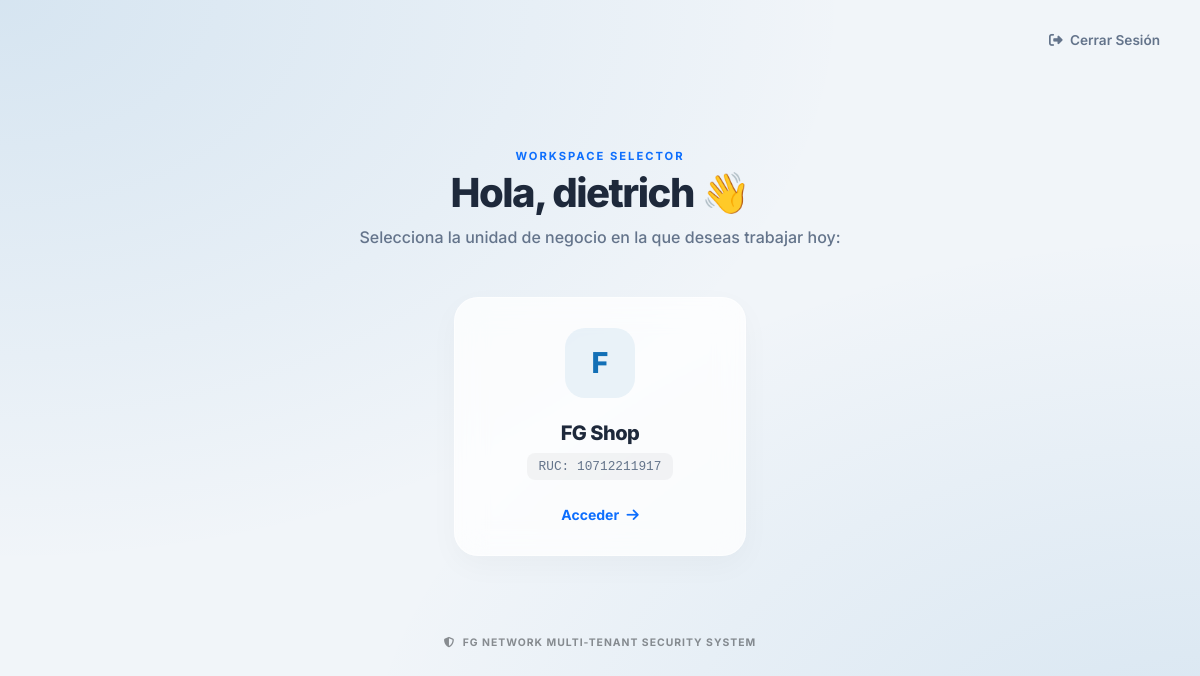
The app's page / (signed in) with its own data.
### core/models.py (models this page shows, shortened)
class Usuario(AbstractUser):
    empresa_actual = models.ForeignKey(Empresa, on_delete=models.SET_NULL, null=True, blank=True, related_name='usuarios_activos')
    rol = models.ForeignKey(Rol, on_delete=models.PROTECT, null=True)
    empresas_permitidas = models.ManyToManyField(Empresa, related_name='personal')

class Empresa(models.Model):
    nombre = models.CharField(max_length=100)
    ruc = models.CharField(max_length=11, unique=True)
    estado = models.BooleanField(default=True)
    fecha_creacion = models.DateTimeField(auto_now_add=True)
    logo = models.ImageField(upload_to='logos/', null=True, blank=True)
    direccion = models.TextField(null=True, blank=True)
    telefono = models.CharField(max_length=20, null=True, blank=True)
    correo = models.EmailField(null=True, blank=True)

### core/views.py (the view)
# urls.py: path('', views.seleccionar_empresa, name='seleccionar_empresa'),
@login_required
def seleccionar_empresa(request):
    empresas = request.user.empresas_permitidas.all()
    if request.method == 'POST':
        empresa_id = request.POST.get('empresa_id')
        empresa = Empresa.objects.get(id=empresa_id)
        request.session['empresa_id'] = empresa.id
        request.session['empresa_nombre'] = empresa.nombre
        return redirect('dashboard') # Redirigir al dashboard una vez seleccionada
    return render(request, 'core/seleccionar_empresa.html', {'empresas': empresas})

### core/context_processors.py (called while the page is built)
def global_context(request):
    context = {
        'n_count': 0,
        'n_alertas': [],
        'user_permisos': {}
    }
    if request.user.is_authenticated:
        emp_id = request.session.get('empresa_id')
        if emp_id:
            context['n_count'] = Notificacion.objects.filter(empresa_id=emp_id, leida=False).count()
            context['n_alertas'] = Notificacion.objects.filter(empresa_id=emp_id, leida=False)[:5]
        if hasattr(request.user, 'rol') and request.user.rol:
            context['user_permisos'] = request.user.rol.permisos
    return context

### core/templates/core/seleccionar_empresa.html (shortened to what this page needs)
<!DOCTYPE html>
<html lang="es">
<head>
    <link href="https://cdn.jsdelivr.net/npm/bootstrap@5.3.0/dist/css/bootstrap.min.css" rel="stylesheet">
    <link rel="stylesheet" href="https://cdnjs.cloudflare.com/ajax/libs/font-awesome/6.4.2/css/all.min.css">
</head>
<body>
    <a href="{% url 'logout' %}" class="logout-link">
        <i class="fa-solid fa-right-from-bracket me-1"></i> Cerrar Sesión
    </a>
    <div class="container">
        <div class="row justify-content-center">
            <div class="col-lg-10 text-center">
                <div class="header-section">
                    <p class="mb-1 text-primary fw-bold text-uppercase" style="letter-spacing: 2px; font-size: 0.7rem;">Workspace Selector</p>
                    <h2>Hola, {{ user.username }} 👋</h2>
                    <p>Selecciona la unidad de negocio en la que deseas trabajar hoy:</p>
                </div>
                <form method="POST" class="row g-4 justify-content-center">
                {% for empresa in empresas %}
                <div class="col-md-4 col-sm-6">
                    <button type="submit" name="empresa_id" value="{{ empresa.id }}" class="btn-invisible">
                        <div class="card-empresa">
                            <div class="empresa-avatar">
                                {% if empresa.logo %}
                                    <img src="{{ empresa.logo.url }}" alt="Logo {{ empresa.nombre }}"
                                        style="width: 100%; height: 100%; object-fit: contain; padding: 5px;">
                                {% else %}
                                    {{ empresa.nombre|slice:":1"|upper }}
                                {% endif %}
                            </div>
                            <div class="empresa-nombre">{{ empresa.nombre }}</div>
                            <div class="empresa-ruc">RUC: {{ empresa.ruc }}</div>
                            <div class="mt-4 text-primary small fw-bold">
                                Acceder <i class="fa-solid fa-arrow-right ms-1"></i>
                            </div>
                        </div>
                    </button>
                </div>
                {% endfor %}
            </form>
                <div class="mt-5 pt-4 opacity-50">
                    <small class="fw-bold text-uppercase" style="font-size: 0.65rem; letter-spacing: 1px;">
                        <i class="fa-solid fa-shield-halved me-1"></i> FG Network Multi-Tenant Security System
                    </small>
                </div>
            </div>
        </div>
    </div>
</body>
</html>

### core/templates/core/seleccionar_empresa.html (style rules this page uses)
:root { --primary: #1370b6; --primary-soft: rgba(19, 112, 182, 0.08); --glass-white: rgba(255, 255, 255, 0.75); --glass-border: rgba(255, 255, 255, 0.5); --text-dark: #1e293b; --text-muted: #64748b; }
body { background-color: #f1f5f9; background-image: radial-gradient(at 0% 0%, rgba(19, 112, 182, 0.12) 0px, transparent 50%), radial-gradient(at 100% 100%, rgba(19, 112, 182, 0.12) 0px, transparent 50%); background-attachment: fixed; font-family: 'Inter', sans-serif; height: 100vh; margin: 0; display: flex; align-items: center; }
.header-section { margin-bottom: 3rem; }
.header-section h2 { font-weight: 800; color: var(--text-dark); letter-spacing: -1.5px; font-size: 2.5rem; }
.header-section p { color: var(--text-muted); font-weight: 500; }
.card-empresa { background: var(--glass-white); backdrop-filter: blur(15px); -webkit-backdrop-filter: blur(15px); border: 1px solid var(--glass-border); border-radius: 24px; padding: 30px; text-align: center; transition: all 0.4s cubic-bezier(0.4, 0, 0.2, 1); cursor: pointer; width: 100%; height: 100%; display: flex; flex-direction: column; align-items: center; justify-content: center; box-shadow: 0 10px 30px rgba(0,0,0,0.03); text-decoration: none; }
.empresa-avatar { width: 70px; height: 70px; background: var(--primary-soft); color: var(--primary); border-radius: 20px; display: flex; align-items: center; justify-content: center; font-size: 1.8rem; font-weight: 800; margin-bottom: 20px; transition: all 0.3s; }
.empresa-nombre { font-weight: 800; color: var(--text-dark); font-size: 1.25rem; margin-bottom: 5px; letter-spacing: -0.5px; }
.empresa-ruc { font-family: 'Monaco', monospace; color: var(--text-muted); font-size: 0.8rem; background: rgba(0,0,0,0.04); padding: 4px 12px; border-radius: 8px; }
.btn-invisible { background: none; border: none; padding: 0; width: 100%; height: 100%; }
.logout-link { position: absolute; top: 30px; right: 40px; color: var(--text-muted); text-decoration: none; font-weight: 600; font-size: 0.85rem; transition: 0.3s; }

### records on screen
Usuario: username "dietrich"
Empresa: {{ empresa.id }} 1 (drawn), nombre "F", nombre "FG Shop", ruc "10712211917"
